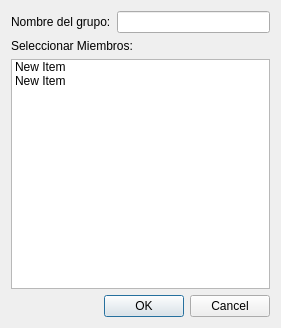
<?xml version="1.0" encoding="UTF-8"?>
<ui version="4.0">
 <class>Dialog</class>
 <widget class="QDialog" name="Dialog">
  <property name="geometry">
   <rect>
    <x>0</x>
    <y>0</y>
    <width>281</width>
    <height>328</height>
   </rect>
  </property>
  <property name="windowTitle">
   <string>Dialog</string>
  </property>
  <layout class="QVBoxLayout" name="verticalLayout_2">
   <item>
    <layout class="QVBoxLayout" name="verticalLayout">
     <item>
      <layout class="QHBoxLayout" name="horizontalLayout">
       <item>
        <widget class="QLabel" name="label">
         <property name="text">
          <string>Nombre del grupo:</string>
         </property>
        </widget>
       </item>
       <item>
        <widget class="QLineEdit" name="lineEdit"/>
       </item>
      </layout>
     </item>
     <item>
      <layout class="QHBoxLayout" name="horizontalLayout_2"/>
     </item>
     <item>
      <widget class="QLabel" name="label_2">
       <property name="text">
        <string>Seleccionar Miembros:</string>
       </property>
      </widget>
     </item>
     <item>
      <widget class="QListWidget" name="listWidget">
       <property name="selectionMode">
        <enum>QAbstractItemView::MultiSelection</enum>
       </property>
       <item>
        <property name="text">
         <string>New Item</string>
        </property>
       </item>
       <item>
        <property name="text">
         <string>New Item</string>
        </property>
       </item>
      </widget>
     </item>
     <item>
      <widget class="QDialogButtonBox" name="buttonBox">
       <property name="standardButtons">
        <set>QDialogButtonBox::Cancel|QDialogButtonBox::Ok</set>
       </property>
      </widget>
     </item>
    </layout>
   </item>
  </layout>
 </widget>
 <resources/>
 <connections/>
</ui>
